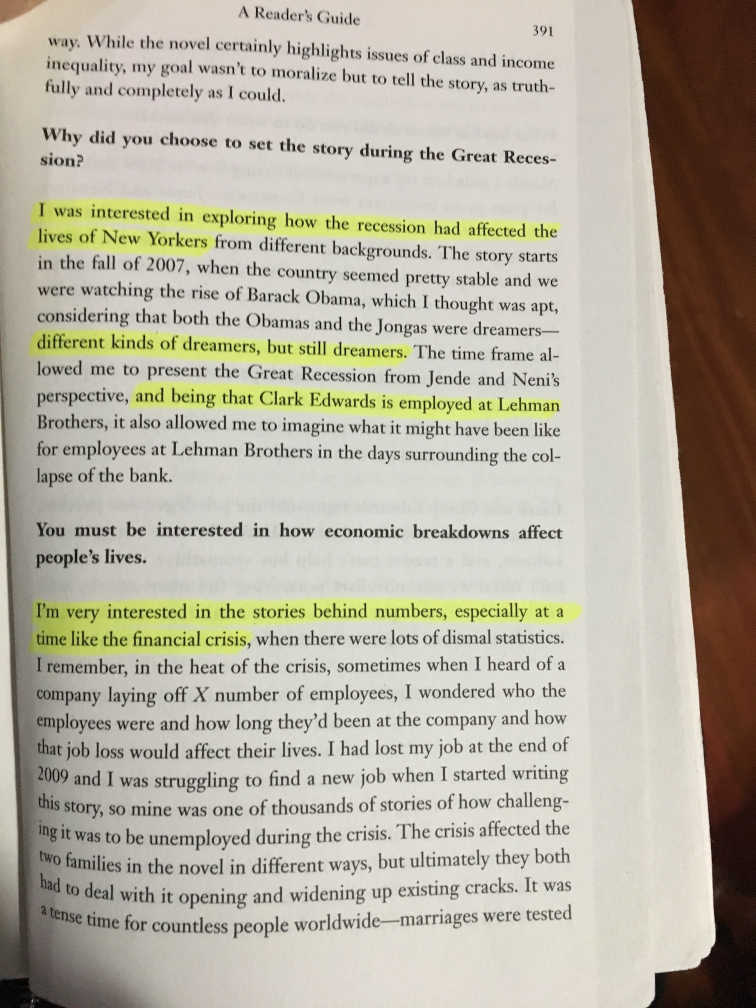
#> input picture examples/highlighted_text/image.jpg, 1512 x 2016 px (shown at 1/2 size)
$ python main.py
#> lines starting #> are read from the running program, lines starting #| are printed output that depends on the picture; after the words box and inside, x2 and y2 are one past the last pixel; in counts of white or black regions, pixels touching at a corner belong together
#> in main, src is the input picture: shape (2016, 1512, 3); mean B, G, R 161.8, 177.2, 182.4
### markups/highlighting.py
import cv2
import numpy as np

from .textdetection import detect_text

class HighlightExtractor():
    """
    Class used to extract highlighted regions from an image
    """
    def __init__(self, lowerb = np.array([23, 50, 50]), upperb = np.array([40, 255, 255])):
        """
        Initialize highlight extractor with upper and lower HSV bounds to filter out highlight color
        Args:
            lowerb: Lower HSV bound
            upperb: Upper HSV bound
        Returns:
            None
        """
        # decent bounds for yellow highlighting
        self.lowerb = lowerb
        self.upperb = upperb

    # [11 lines left out: function set_bounds, not called in this run]

    def extract(self, src):
        """
        Extract highlighted regions of a BGR image based on upper and lower HSV bounds

        Args:
            src (np.array): BGR source image

        Returns:
            np.array: The masked image
        """
        src_hsv = cv2.cvtColor(src, cv2.COLOR_BGR2HSV)
#> src_hsv: shape (1008, 756, 3); mean H, S, V 22.8, 41, 183.5
        mask = cv2.inRange(src_hsv, self.lowerb, self.upperb)
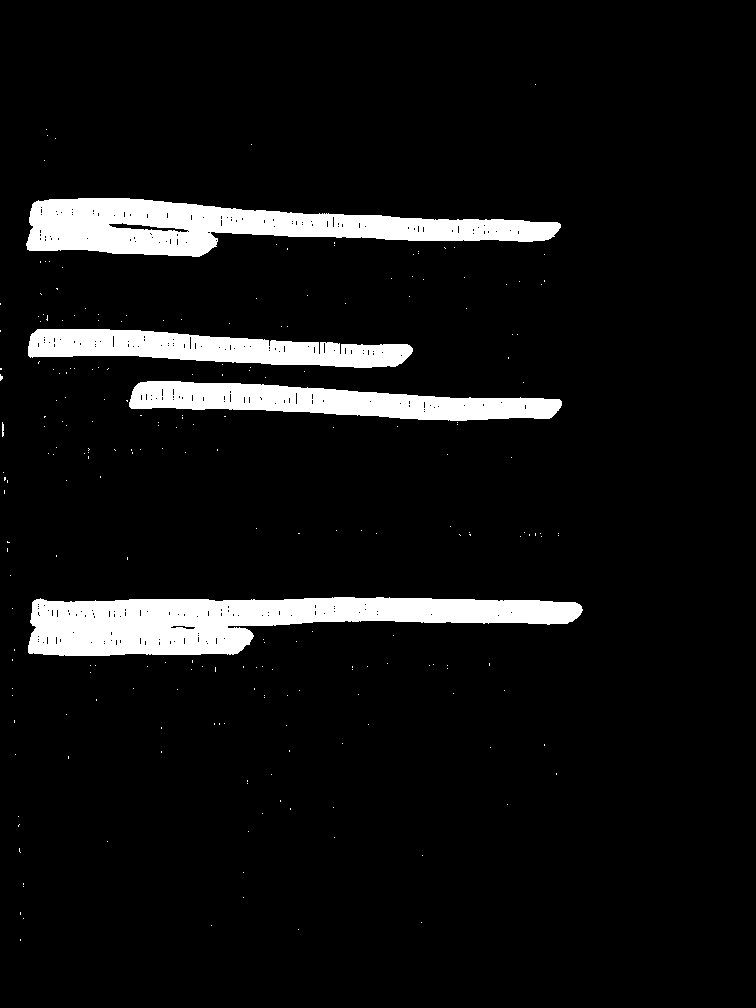
#> mask: shape (1008, 756); 7.4% white; 229 white regions (224 under 20 px), largest, box (x1, y1, x2, y2) and area: (28, 597, 583, 656) 19568, (26, 198, 561, 257) 17047, (129, 381, 562, 421) 10229, (28, 329, 413, 368) 9296, (2, 422, 4, 437) 26

        # Remove isolated regions of mask
        kernel = cv2.getStructuringElement(cv2.MORPH_OPEN, (7, 7))
        cv2.erode(mask, kernel, mask)
        cv2.dilate(mask, kernel, mask)
#> mask: shape (1008, 756); 7.2% white; 4 white regions, box (x1, y1, x2, y2) and area: (28, 597, 582, 656) 19393, (26, 198, 561, 257) 16814, (129, 381, 562, 421) 10082, (28, 329, 413, 368) 8938

        # Tune the mask with text detection;
        # add text region to mask if > 51% is highlighted (i.e. present in current mask)
        text_bboxes = detect_text(src)
        for x, y, w, h in text_bboxes:
            text_mask = np.zeros((src.shape[0], src.shape[1]), dtype=np.uint8)
            text_mask[y:y+h, x:x+w] = 255 # mark bbox region white in mask

            ratio_highlighted = cv2.countNonZero(mask & text_mask) / (w * h)
            if ratio_highlighted > .5:
                mask |= text_mask

        return mask

    # [18 lines left out: function sat_extract, not called in this run]

### markups/textdetection.py
import cv2
import numpy as np

def detect_text(src):
    """
    Perform the text detection algorithm and return a list of regions, where each region contains a word in the text.

    Args:
        src (np.array): source BGR image
    Returns:
        List[Tuple[int]]: A list of bounding boxes of the form (x, y, w, h)
              where each bounding box contains a word detected in the text.
              x is the center x coordinate, y is the center y coordinate,
              w is the width, and h is the height.
    """
    binary = _binarize_with_morph_grad(src)
    contours, hierarchy = cv2.findContours(binary, mode=cv2.RETR_EXTERNAL, method=cv2.CHAIN_APPROX_SIMPLE, offset=(0, 0))

    regions = []

    for c in contours:
        x, y, w, h = cv2.boundingRect(c)

        # to draw the contours on the source image
        # cv2.rectangle(src, (x, y), (x + w, y + h), (0, 255, 0), 2)

        cropped = binary[y:y+h, x:x+w]

        # ratio of non-zero pixels in filled region
        r = float(cv2.countNonZero(cropped)) / (cropped.shape[0] * cropped.shape[1])
        if r > .3 and cropped.shape[0] > 5 and cropped.shape[1] > 5: # constrain region size
            regions.append((x, y, w, h))

    return regions

# [15 lines left out: function text_mask, not called in this run]

def _binarize_with_morph_grad(src):
    """
    First perform morphological gradient, then use Otsu's binarization (https://opencv-python-tutroals.readthedocs.io/en/latest/py_tutorials/py_imgproc/py_thresholding/py_thresholding.html#otsus-binarization)
    """
    src_gray = cv2.cvtColor(src, cv2.COLOR_BGR2GRAY)

    # apply morphological gradient
    kernel = cv2.getStructuringElement(cv2.MORPH_ELLIPSE, (8, 8))
    gradient = cv2.morphologyEx(src_gray, cv2.MORPH_GRADIENT, kernel)
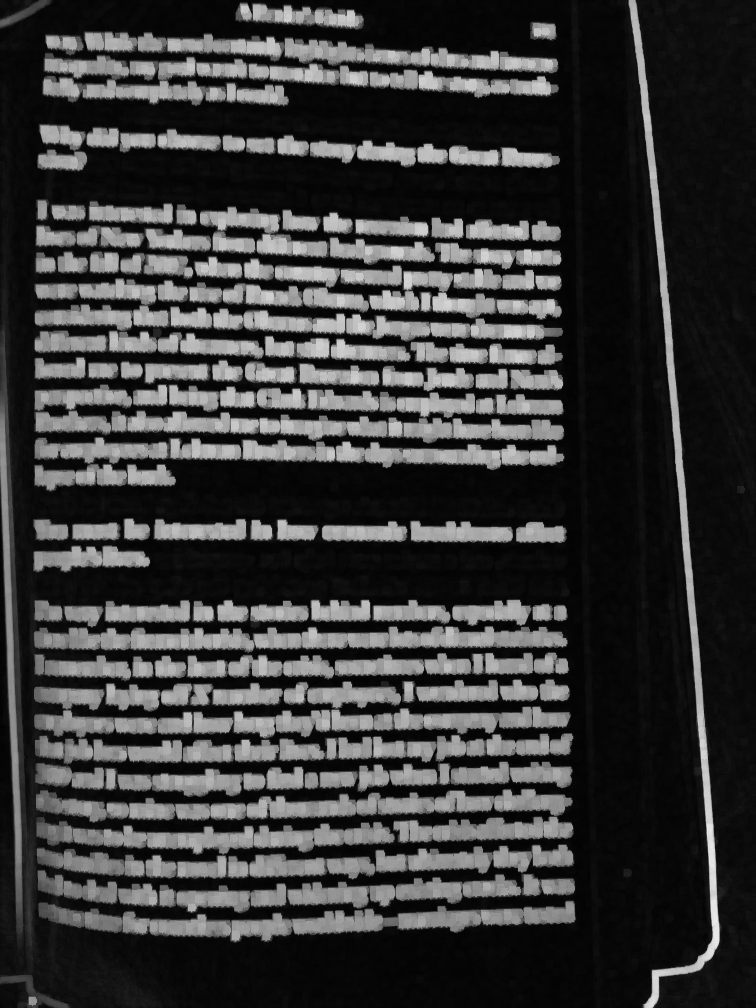
#> gradient: shape (1008, 756); min 2, max 236, mean 56.6
    gradient = gradient.astype(np.uint8)

    # make black and white
    thresh_used, binary = cv2.threshold(gradient, 0, 255, cv2.THRESH_BINARY + cv2.THRESH_OTSU)
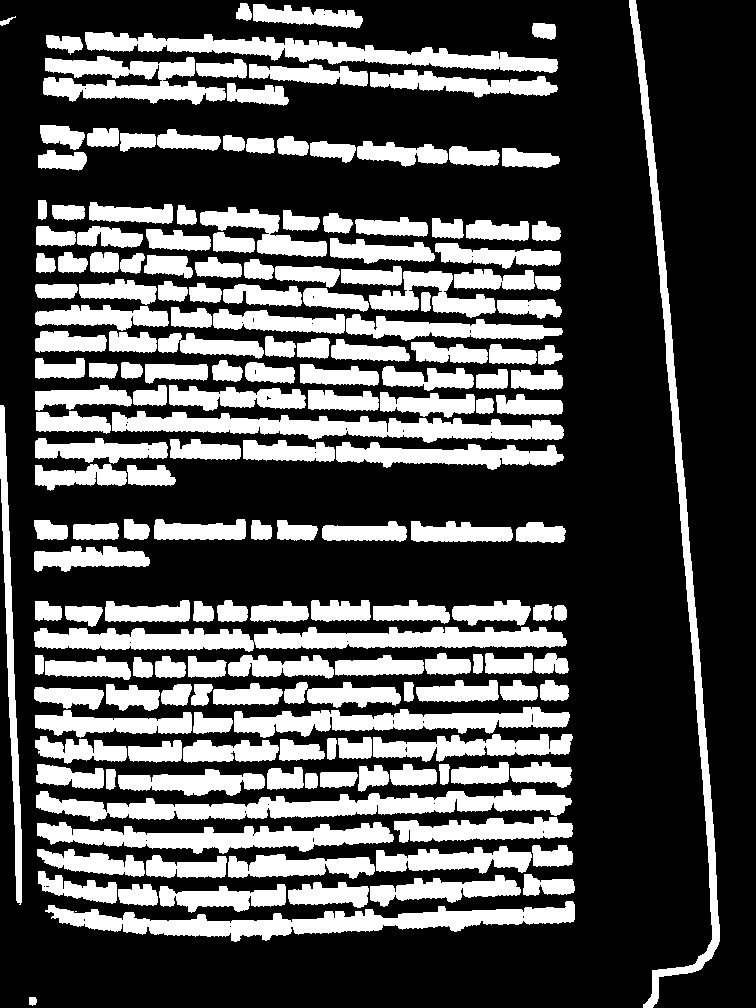
#> binary: shape (1008, 756); 31.1% white; 182 white regions (1 under 20 px)
#> thresh_used = 83
    return binary

### examples/highlighted_text/main.py
import cv2
import numpy as np
from markups import (
    HighlightExtractor,
)

def main():
    src = cv2.imread('image.jpg')
    src_small = cv2.resize(src, (0,0), fx=0.5, fy=0.5)

    extractor = HighlightExtractor()
    mask = extractor.extract(src_small)
#> in detect_text, `contours, hierarchy = cv2.findContours(binary, mode=cv2.RETR_EXTERNAL,..`: contours = 182 contours, 1 with area under 20; largest, box (x1, y1, x2, y2) and area: (34, 627, 567, 652) 8186, (36, 789, 572, 822) 7918, (45, 901, 575, 942) 7800, (629, 0, 720, 1008) 6902, (112, 411, 564, 443) 6684
#> the loop in detect_text, `for c in contours:` made 182 passes
#> (x, y, w, h, r) on passes 1, 3, 4: (29, 997, 8, 9, 0.847), (45, 901, 530, 41, 0.445), (159, 884, 127, 29, 0.586)
#> after the loop in detect_text, `for c in contours:`:
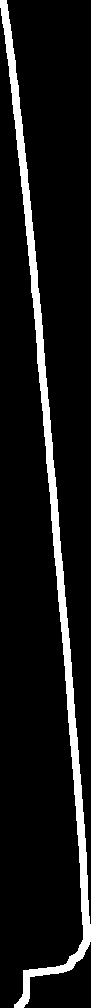
#> cropped: shape (1008, 91); 8.7% white; 1 white region, box (x1, y1, x2, y2) and area: (0, 0, 91, 1008) 7957
#> after the loop in detect_text, `for c in contours:`: regions = 180 items, first 6: (29, 997, 8, 9), (45, 901, 530, 41), (159, 884, 127, 29), (118, 884, 40, 22), (288, 882, 81, 26), (370, 875, 151, 32)
#> in extract, `text_bboxes = detect_text(src)`: text_bboxes has the same summary as regions in detect_text
#> the loop in extract, `for x, y, w, h in text_bboxes:` made 180 passes
#> (x, y, w, h, ratio_highlighted) on passes 1 to 3: (29, 997, 8, 9, 0), (45, 901, 530, 41, 0), (159, 884, 127, 29, 0)
#> after the loop in extract, `for x, y, w, h in text_bboxes:`:
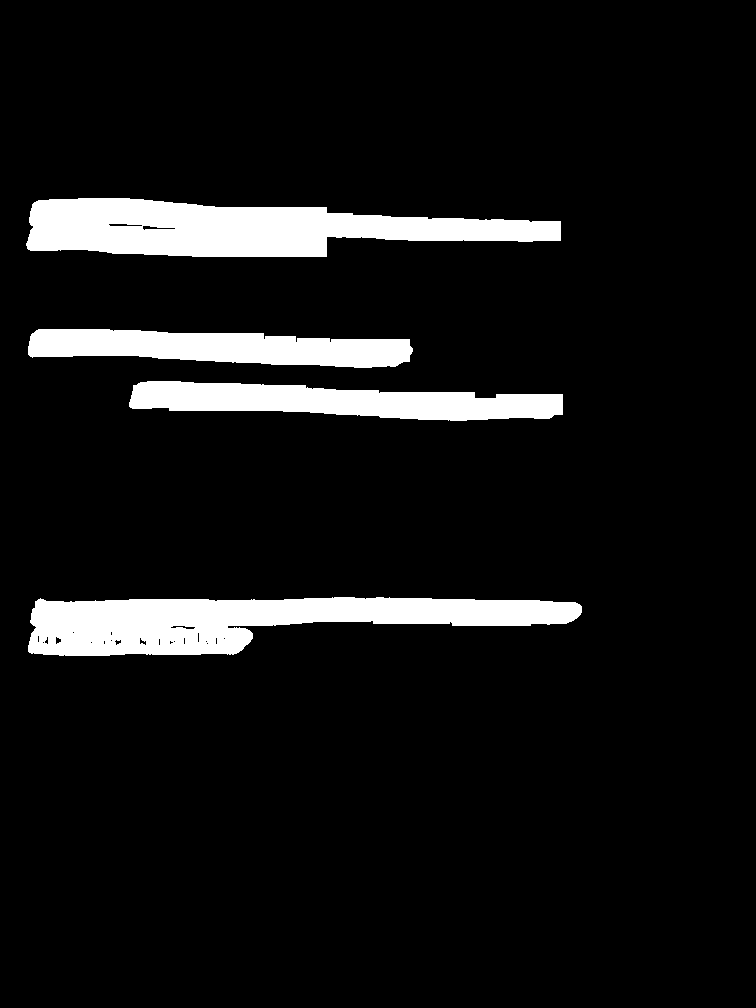
#> mask: shape (1008, 756); 8.2% white; 4 white regions, box (x1, y1, x2, y2) and area: (26, 198, 561, 257) 20572, (28, 597, 582, 656) 20007, (129, 381, 563, 421) 11340, (28, 329, 413, 368) 10511
#> after the loop in extract, `for x, y, w, h in text_bboxes:`:
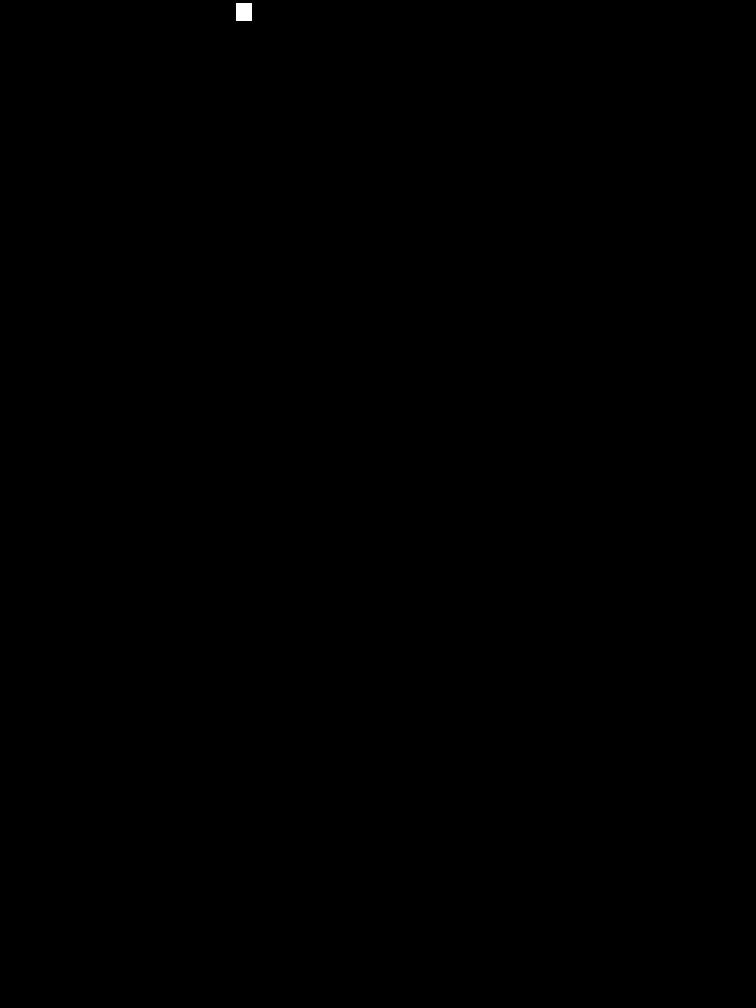
#> text_mask: shape (1008, 756); 0.04% white; 1 white region, box (x1, y1, x2, y2) and area: (236, 3, 252, 21) 288

    cv2.imshow('image', src_small & mask[:, :, np.newaxis])
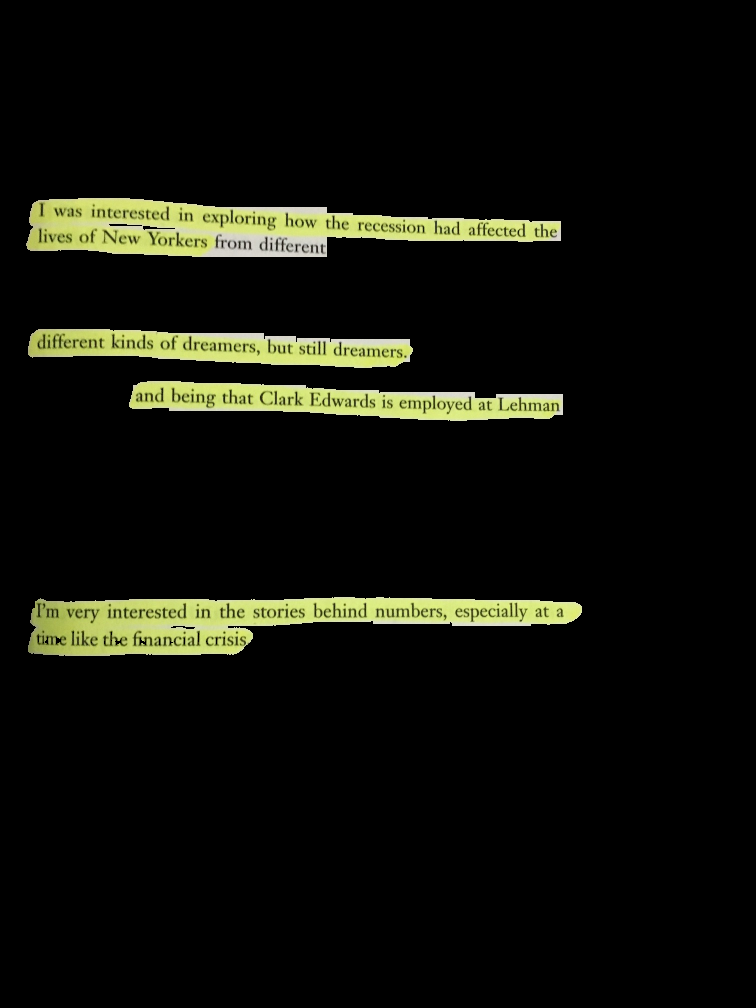
#> window 'image': shape (1008, 756, 3); mean B, G, R 9.8, 16.4, 15.6
    cv2.waitKey(0)
    cv2.destroyAllWindows()

if __name__ == "__main__":
    main()
